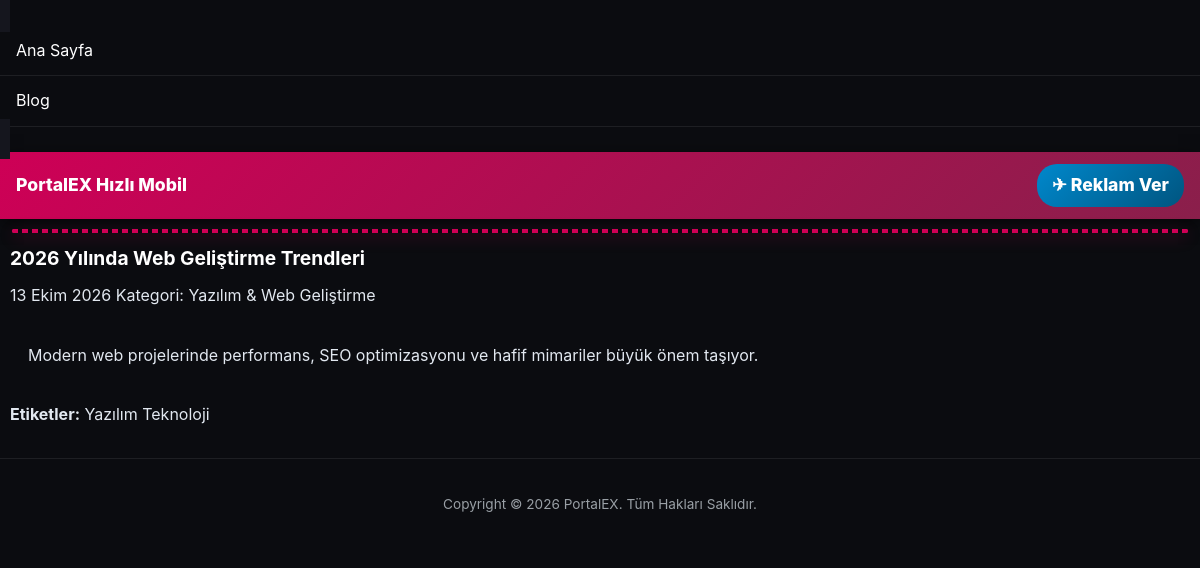
The app's page /amp/yazi/2026-yilinda-web-gelistirme-trendleri/1.html with its own data.
### tables this page shows
CREATE TABLE `ampayar` (
  `amp_id` INT NOT NULL AUTO_INCREMENT,
  `amp_domain` VARCHAR(255) DEFAULT 'http://localhost/amp',
  `amp_sub` VARCHAR(255) DEFAULT '',
  `amp_baslik` VARCHAR(255) DEFAULT 'PortalEX Mobil',
  `amp_iletisim` VARCHAR(255) DEFAULT 'https://api.whatsapp.com/send?phone=905550000000',
  `amp_headerarkarenk` VARCHAR(20) DEFAULT '#1e293b',
  `amp_headeryazi` VARCHAR(20) DEFAULT '#ffffff',
  `amp_baslikarkarenk` VARCHAR(20) DEFAULT '#0f172a',
  `amp_baslikyazirenk` VARCHAR(20) DEFAULT '#ffffff',
  `amp_ilanarkarenk` VARCHAR(20) DEFAULT '#1e293b',
  `amp_ilanyazirenk` VARCHAR(20) DEFAULT '#ffffff',
  `amp_telegram` VARCHAR(255) DEFAULT 'https://t.me/exampleportal',
  PRIMARY KEY (`amp_id`)
);

CREATE TABLE `blog` (
  `id` INT NOT NULL AUTO_INCREMENT,
  `kategori` INT DEFAULT 0,
  `baslik` VARCHAR(255) NOT NULL,
  `aciklama` LONGTEXT,
  `resim` VARCHAR(255) DEFAULT 'resimyok.png',
  `meta` TEXT,
  `anahtar` TEXT,
  `durum` VARCHAR(50) DEFAULT 'Aktif',
  `odak_kelime` VARCHAR(255) DEFAULT '',
  `seo` VARCHAR(255) NOT NULL,
  `paylasim` VARCHAR(50) DEFAULT 'Normal',
  `tarih` VARCHAR(50) DEFAULT '',
  `yayinlanma_tarihi` DATETIME DEFAULT CURRENT_TIMESTAMP,
  `yil` INT DEFAULT 2026,
  `hit` INT DEFAULT 0,
  PRIMARY KEY (`id`),
  KEY `idx_blog_durum` (`durum`),
  KEY `idx_blog_seo` (`seo`)
);

CREATE TABLE `kategori` (
  `id` INT NOT NULL AUTO_INCREMENT,
  `baslik` VARCHAR(255) NOT NULL,
  `seo` VARCHAR(255) NOT NULL,
  `odak` VARCHAR(255) DEFAULT 'İzmir',
  `meta` TEXT,
  `anahtar` TEXT,
  `aciklama` TEXT,
  PRIMARY KEY (`id`),
  KEY `idx_kat_seo` (`seo`)
);

CREATE TABLE `ayarlar` (
  `id` INT NOT NULL AUTO_INCREMENT,
  `siteadi` VARCHAR(255) DEFAULT 'Hizmet ve İlan Rehberi',
  `logoyazi` VARCHAR(255) DEFAULT 'PortalEX',
  `meta` TEXT,
  `anahtar` TEXT,
  `telefon` VARCHAR(50) DEFAULT '0555 000 00 00',
  `telefonyazi` VARCHAR(255) DEFAULT 'İletişim & Destek',
  `siteurl` VARCHAR(255) DEFAULT 'http://localhost/',
  `ampurl` VARCHAR(255) DEFAULT 'http://localhost/amp',
  `anasayfa` MEDIUMTEXT,
  `yanpanel` MEDIUMTEXT,
  `copyright` VARCHAR(255) DEFAULT 'Copyright © 2026 PortalEX. All Rights Reserved.',
  `yanpanelbaslik` VARCHAR(255) DEFAULT 'Hızlı Menü',
  `ustalanyazisi` VARCHAR(255) DEFAULT 'Profesyonel Hizmet ve İlan Rehberi',
  `head` TEXT,
  `footer` TEXT,
  `mapsapi` VARCHAR(255) DEFAULT '',
  `analytics` VARCHAR(255) DEFAULT '',
  `renk_arka` VARCHAR(20) DEFAULT '#0f172a',
  `renk_headerarka` VARCHAR(20) DEFAULT '#1e293b',
  `renk_headeryazi` VARCHAR(20) DEFAULT '#ffffff',
  `renk_paketbaslik` VARCHAR(20) DEFAULT '#38bdf8',
  `renk_paketyazi` VARCHAR(20) DEFAULT '#ffffff',
  PRIMARY KEY (`id`)
);

### include/connect.php (called while the page is built, shortened)
<?php
$DB_HOST = getenv('DB_HOST') ?: "localhost";
$DB_NAME = getenv('DB_NAME') ?: "database_name";
$DB_USER = getenv('DB_USER') ?: "database_user";
$DB_PASS = getenv('DB_PASS') !== false ? getenv('DB_PASS') : "";
$charset = 'utf8mb4';
$options = [
    PDO::ATTR_ERRMODE            => PDO::ERRMODE_EXCEPTION,
    PDO::ATTR_DEFAULT_FETCH_MODE => PDO::FETCH_ASSOC,
    PDO::ATTR_EMULATE_PREPARES   => false,
];
$dsn = "mysql:host=$DB_HOST;dbname=$DB_NAME;charset=$charset";
try {
    $conn = new PDO($dsn, $DB_USER, $DB_PASS, $options);
} catch (PDOException $e) {
    error_log("Veritabanı bağlantı hatası: " . $e->getMessage());
    die("Sistemde bir sorun oluştu. Lütfen daha sonra tekrar deneyin.");
}
try {
    $SiteBilgi = $conn->query("SELECT * FROM ayarlar WHERE id = 1 LIMIT 1")->fetch();
    $AmpBilgi = $conn->query("SELECT * FROM ampayar WHERE amp_id = 1 LIMIT 1")->fetch();
} catch (PDOException $e) {
    error_log("Site ayarları çekilemedi: " . $e->getMessage());
    $SiteBilgi = [];
    $AmpBilgi = [];
}
?>

### include/tarihfonksiyonu.php (called while the page is built, shortened)
<?php
function turkcetarih($format, $zaman_damgasi = 'now')
{
    try {
        if (is_numeric($zaman_damgasi)) {
            $tarih_objesi = new DateTime("@$zaman_damgasi");
            $tarih_objesi->setTimezone(new DateTimeZone('Europe/Istanbul'));
        } else {
            $tarih_objesi = new DateTime($zaman_damgasi);
        }
    } catch (Throwable $e) {
        $tarih_objesi = new DateTime();
    }
    try {
        if (class_exists('IntlDateFormatter')) {
            $fmt = new IntlDateFormatter(
                'tr_TR',
                IntlDateFormatter::FULL,
                IntlDateFormatter::FULL,
                'Europe/Istanbul',
                IntlDateFormatter::GREGORIAN,
                $format
            );
            $result = $fmt->format($tarih_objesi);
            if ($result !== false) {
                return $result;
            }
        }
    } catch (Throwable $e) {
    }
    return $tarih_objesi->format('d.m.Y');
}
?>

### amp/blogdetay.php (the view, shortened to what this page needs)
<?php
require_once("../include/connect.php");
require_once("../include/tarihfonksiyonu.php");
$blog_id = isset($_GET['id']) ? intval($_GET['id']) : 0;
$blogQuery = $conn->prepare("
    SELECT b.*, k.baslik AS kategori_baslik
    FROM blog AS b
    LEFT JOIN kategori AS k ON b.kategori = k.id
    WHERE b.id = ? AND b.durum = 'Aktif'
");
$blogQuery->execute([$blog_id]);
$yaziYaz = $blogQuery->fetch();
$tagsQuery = $conn->prepare("SELECT baslik FROM etiketler WHERE konu = ?");
$tagsQuery->execute([$blog_id]);
$tags = $tagsQuery->fetchAll(PDO::FETCH_COLUMN);
$amp_url = rtrim(htmlspecialchars($AmpBilgi["amp_domain"] ?? '', ENT_QUOTES, 'UTF-8'), '/');
?>
<!doctype html>
<html ⚡ lang="tr">
<head>
</head>
<body>
    <amp-sidebar id="sidebar" layout="nodisplay" side="left">
        <ul>
            <li><a href="<?= $amp_url; ?>/">Ana Sayfa</a></li>
            <li><a href="<?= $amp_url; ?>/blog">Blog</a></li>
        </ul>
    </amp-sidebar>
    <header class="header-bar">
        <a href="<?= $amp_url; ?>/"><?= htmlspecialchars($AmpBilgi['amp_baslik'] ?? 'Site Adı'); ?></a>
        <a href="<?= htmlspecialchars($AmpBilgi['amp_telegram'] ?? 'https://t.me/exampleportal'); ?>" target="_blank" rel="noopener" class="telegram-btn">✈ Reklam Ver</a>
    </header>
    <div style="margin: 10px 12px 0 12px;">
        <a href="<?= $amp_url; ?>/" style="display:block; text-decoration:none; border-radius:12px; overflow:hidden; border: 2px dashed #ce0056; box-shadow: 0 4px 15px rgba(206,0,86,0.3);">
        </a>
    </div>
    <main>
        <article class="content">
            <h1 class="post-title"><?= htmlspecialchars($yaziYaz['baslik']); ?></h1>
            <div class="meta-info">
                <span><?= turkcetarih('d MMMM yyyy', $yaziYaz['yayinlanma_tarihi']); ?></span>
                <?php if(!empty($yaziYaz['kategori_baslik'])): ?>
                <span>Kategori: <?= htmlspecialchars($yaziYaz['kategori_baslik']); ?></span>
                <?php endif; ?>
            </div>
            <div class="post-content">
                <?= strip_tags($yaziYaz['aciklama'], '<p><br><a><strong><em><h2><h3><h4><ul><ol><li><blockquote>');  ?>
            </div>
            <?php if (count($tags) > 0): ?>
            <div class="tags">
                <strong>Etiketler:</strong>
                <?php foreach($tags as $tag): ?>
                    <span class="tag"><?= htmlspecialchars($tag); ?></span>
                <?php endforeach; ?>
            </div>
            <?php endif; ?>
        </article>
    </main>
    <footer class="footer">
        <div class="amp-copyright">
            <?= htmlspecialchars($SiteBilgi['copyright'] ?? ''); ?>
        </div>
    </footer>
</body>
</html>

### amp/blogdetay.php (style rules this page uses)
body { -webkit-animation:-amp-start 8s steps(1,end) 0s 1 normal both;-moz-animation:-amp-start 8s steps(1,end) 0s 1 normal both;-ms-animation:-amp-start 8s steps(1,end) 0s 1 normal both;animation:-amp-start 8s steps(1,end) 0s 1 normal both }
body { font-family: -apple-system, BlinkMacSystemFont, 'Segoe UI', Roboto, sans-serif; line-height: 1.6; background-color: #0b0c10; color: #f0f0f5; margin: 0; }
.header-bar { display: flex; align-items: center; justify-content: space-between; background: linear-gradient(135deg, #ce0056 0%, #8a1f4b 100%); color: #fff; padding: 12px 16px; box-shadow: 0 4px 15px rgba(0,0,0,0.5); }
.header-bar a { color: inherit; text-decoration: none; font-weight: 800; font-size: 1.1em; }
amp-sidebar { width: 250px; background: #15161e; padding: 10px; color: #fff; }
amp-sidebar ul { list-style: none; padding: 0; margin: 0; }
amp-sidebar li a { display: block; padding: 12px 16px; color: #fff; text-decoration: none; border-bottom: 1px solid rgba(255,255,255,0.08); }
main { padding: 10px; }
.card .content, .post-content { padding: 18px; color: #f0f0f5; }
.post-content, .post-content *, .content, .content * { color: #e2e8f0; background-color: transparent; }
.post-title { font-size: 1.2em; font-weight: bold; margin: 0 0 10px 0; color: #fff; }
.footer { text-align: center; padding: 25px 10px; font-size: 0.85em; color: #9aa0a6; border-top: 1px solid rgba(255,255,255,0.08); margin-top: 20px; }
.amp-copyright { margin-top: 10px; }
.telegram-btn { background: linear-gradient(135deg, #0088cc 0%, #005580 100%); color: #ffffff; padding: 7px 15px; border-radius: 20px; text-decoration: none; font-weight: 700; font-size: 13px; display: inline-flex; align-items: center; gap: 5px; animation: pulseGlow 2s infinite; }

### records on screen
ampayar: amp_baslik "PortalEX Hızlı Mobil"
blog: baslik "2026 Yılında Web Geliştirme Trendleri", yayinlanma_tarihi "13 Ekim 2026", kategori.baslik "Yazılım & Web Geliştirme", aciklama "Modern web projelerinde performans, SEO optimizasyonu ve hafif mimariler büyük önem taşıyor."
ayarlar: copyright "Copyright © 2026 PortalEX. Tüm Hakları Saklıdır."

### other values on screen
$tag "Yazılım"
$tag "Teknoloji"
